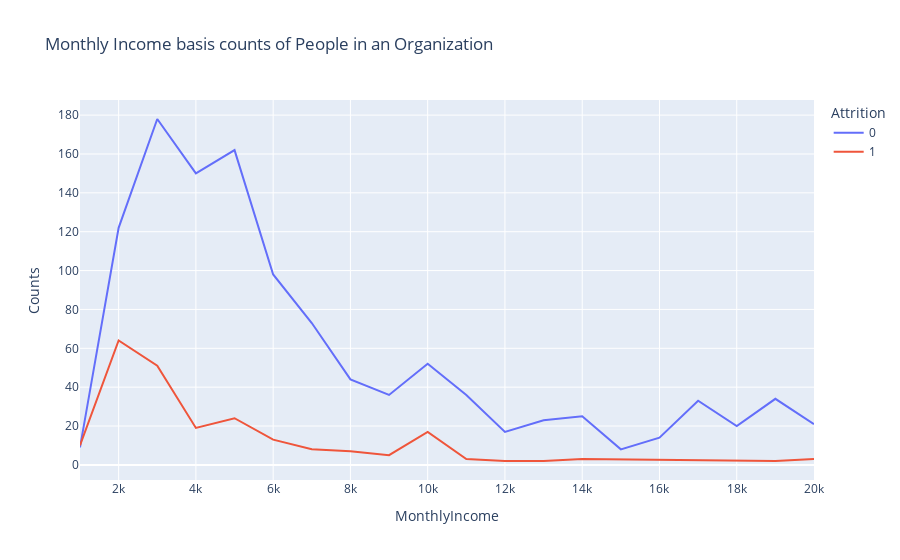

Here is the notebook cell this chart was saved with:
### Code cell
rate_att=df.groupby(['MonthlyIncome','Attrition']).apply(lambda x:x['MonthlyIncome'].count()).reset_index(name='Counts')
rate_att['MonthlyIncome']=round(rate_att['MonthlyIncome'],-3)
rate_att=rate_att.groupby(['MonthlyIncome','Attrition']).apply(lambda x:x['MonthlyIncome'].count()).reset_index(name='Counts')
fig=px.line(rate_att,x='MonthlyIncome',y='Counts',color='Attrition',title='Monthly Income basis counts of People in an Organization')
fig.show()

### Figure 1 — Plotly figure (JSON) as saved in the notebook; plotly's stock layout.template omitted (floating-point values rounded to 4 significant figures)
{"data": [{"hovertemplate": "Attrition=0<br>MonthlyIncome=%{x}<br>Counts=%{y}<extra></extra>", "legendgroup": "0", "line": {"color": "#636efa", "dash": "solid"}, "marker": {"symbol": "circle"}, "mode": "lines", "name": "0", "orientation": "v", "showlegend": true, "type": "scatter", "x": [1000, 2000, 3000, 4000, 5000, 6000, 7000, 8000, 9000, 10000, 11000, 12000, 13000, 14000, 15000, 16000, 17000, 18000, 19000, 20000], "xaxis": "x", "y": [9, 122, 178, 150, 162, 98, 73, 44, 36, 52, 36, 17, 23, 25, 8, 14, 33, 20, 34, 21], "yaxis": "y"}, {"hovertemplate": "Attrition=1<br>MonthlyIncome=%{x}<br>Counts=%{y}<extra></extra>", "legendgroup": "1", "line": {"color": "#EF553B", "dash": "solid"}, "marker": {"symbol": "circle"}, "mode": "lines", "name": "1", "orientation": "v", "showlegend": true, "type": "scatter", "x": [1000, 2000, 3000, 4000, 5000, 6000, 7000, 8000, 9000, 10000, 11000, 12000, 13000, 14000, 19000, 20000], "xaxis": "x", "y": [10, 64, 51, 19, 24, 13, 8, 7, 5, 17, 3, 2, 2, 3, 2, 3], "yaxis": "y"}], "layout": {"legend": {"title": {"text": "Attrition"}, "tracegroupgap": 0}, "title": {"text": "Monthly Income basis counts of People in an Organization"}, "xaxis": {"anchor": "y", "domain": [0, 1], "title": {"text": "MonthlyIncome"}}, "yaxis": {"anchor": "x", "domain": [0, 1], "title": {"text": "Counts"}}}}
